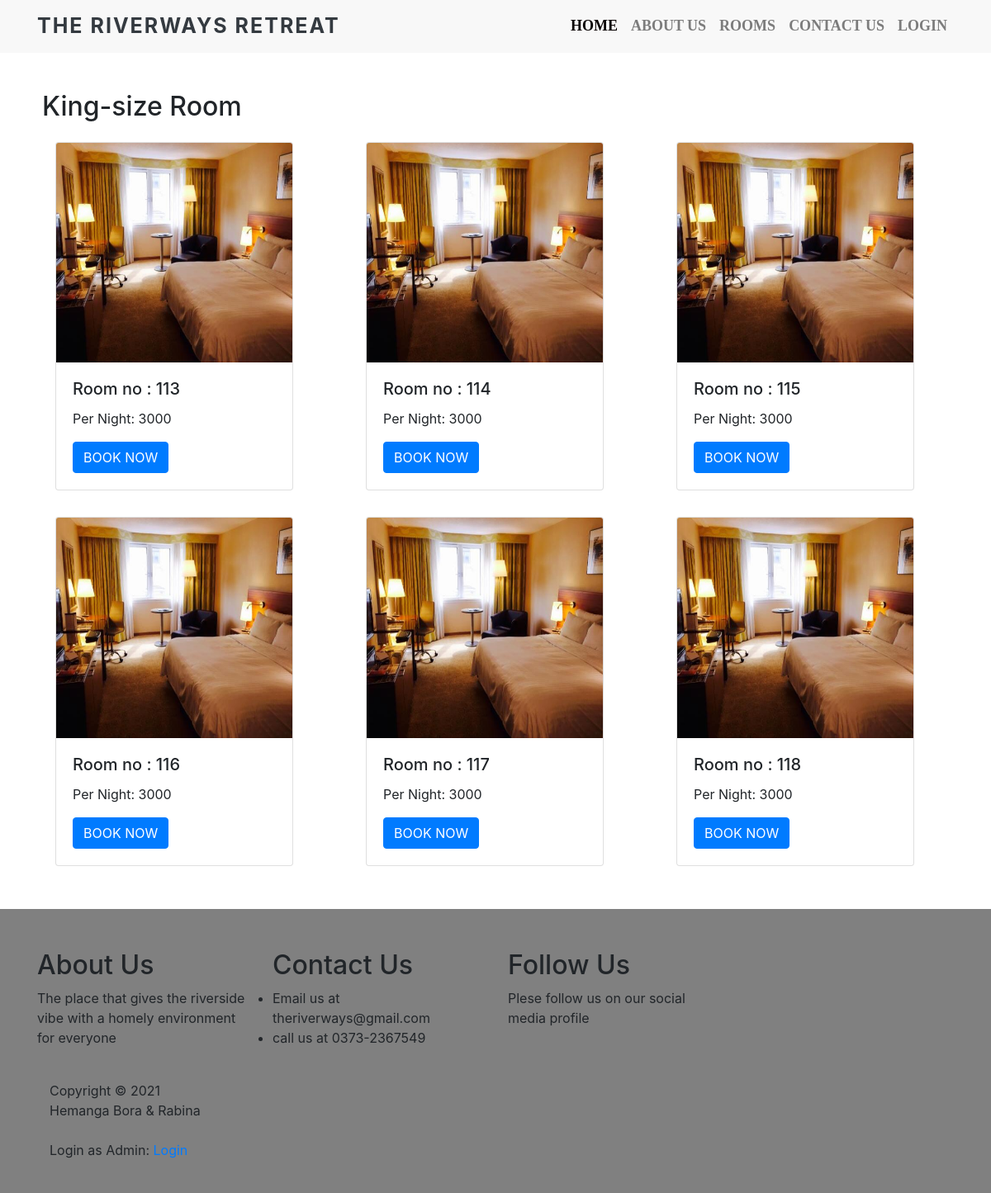
The app's page /king.php, older data.
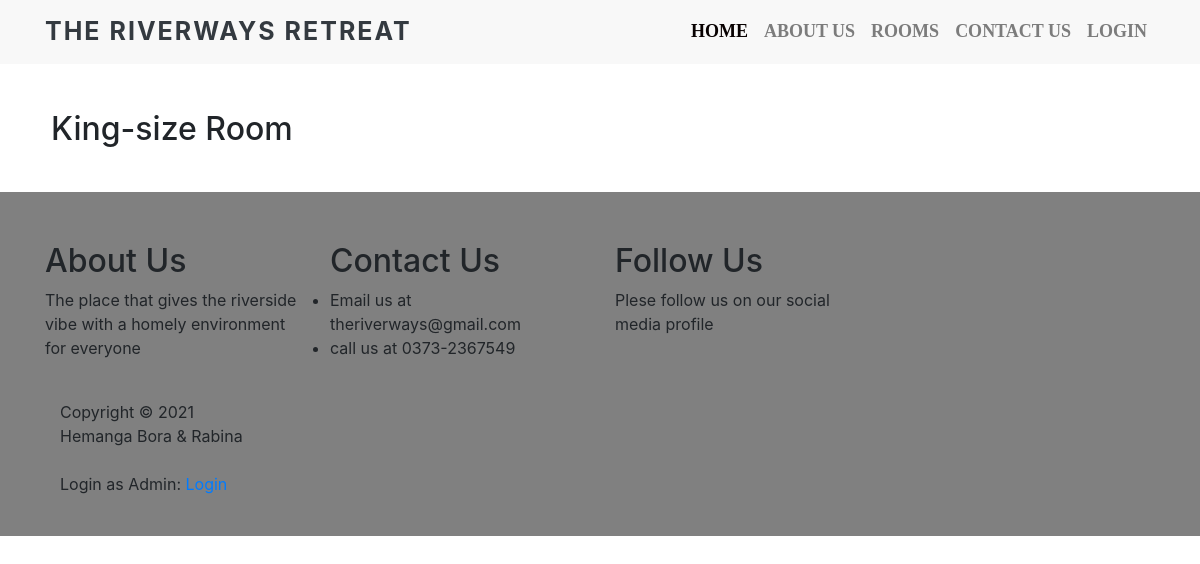
The same page, newer data.
### tables this page shows
CREATE TABLE `room_table` (
  `Roomid` int(8) UNSIGNED NOT NULL,
  `RoomNo` mediumint(9) DEFAULT NULL,
  `RoomType` text DEFAULT NULL,
  `RoomPrice` text DEFAULT NULL,
  `Room_status` int(11) NOT NULL DEFAULT 0
);

### king.php (the view, shortened to what this page needs)
<?php
include('Database.php');
?>
<!DOCTYPE html>
<html lang="en">
<head>
  <link rel="stylesheet" href="https://stackpath.bootstrapcdn.com/bootstrap/4.5.2/css/bootstrap.min.css">
  <link rel="stylesheet" href="style.css">
</head>
<body>
  <nav class="navbar navbar-expand-lg navbar-light fixed-top">
    <div class="container">
      <a class="navbar-brand text-dark" href="#">The RIVERWAYS RETREAT</a>
      <div class="collapse navbar-collapse" id="navbarSupportedContent">
        <ul class="navbar-nav ml-auto">
          <li class="nav-item active">
            <a class="nav-link" href="/">Home</a>
          </li>
          <li class="nav-item">
            <a class="nav-link" href="/#about">About Us</a>
          </li>
          <li class="nav-item">
            <a class="nav-link" href="/#room">Rooms</a>
          </li>
          <li class="nav-item">
            <a class="nav-link" href="/#contactus">Contact Us</a>
          </li>
          <?php
          if(!$_SESSION["uid"])
          {
            echo '
            <li class="nav-item">
            <a class="nav-link" href="Login.php">Login</a>
             </li>';
          }
          else
          {
            echo '
            <li class="nav-item">
            <a class="nav-link" href="account.php">'.$_SESSION["uname"].'</a>
            </li>';
          }
          ?>
        </ul>
      </div>
    </div>
  </nav>
  <div class="cards" id="room">
    <div class="container">
      <h2>King-size Room</h2>
      <div class="row">
        <?php
        $sql2 = "SELECT * FROM `room_table` where `Room_status` = 0 AND `RoomType` = 'King Size Bed' ORDER BY `RoomNo` ASC";
        $data2 = $conn->query($sql2);
				while($row = $data2->fetch_assoc()){
           echo ' <div class="col m-3">
                <div class="card" style="width: 18rem;">
                    <img src="image/x3.jpg" class="card-img-top" alt="...">
                    <div class="card-body">
                        <h5 class="card-title">Room no : '.$row["RoomNo"].'</h5>
                        <p class="card-text">Per Night: '.$row["RoomPrice"].'</p>
                            <form action="Booking.php" method="POST">
                            <input type="hidden" name="roomno" value='.$row["RoomNo"].'>
                            <input type="hidden" name="roomid" value='.$row["Roomid"].'>
                            <input type="hidden" name="roomtype" value='.$row["RoomType"].'>
                            <input type="hidden" name="RoomPrice" value='.$row["RoomPrice"].'>
                        <button class="btn btn-primary" name="bookroom" type="submit">BOOK NOW</button>
                        </form>
                    </div>
                </div>
            </div>';
        }
            ?>
      </div>
    </div>
  </div>
 <footer>
    <div class="footer-bottom">
      <div class="container">
        <div class="row">
          <div class="col-md-3 col-sm-6 col-xs-12 segment-one">
            <h2>About Us</h2>
            <p>The place that gives the riverside vibe with a homely environment for everyone</p>
          </div>
          <div class="col-md-3 col-sm-6 col-xs-12 segment-two">
            <h2>Contact Us</h2>
            <ul>
              <li><a href="#"></a>Email us at theriverways@gmail.com</li>
              <li><a href="#"></a>call us at 0373-2367549</li>
            </ul>
          </div>
          <div class="col-md-3 col-sm-6 col-xs-12 segment-three">
            <h2>Follow Us </h2>
            <p>Plese follow us on our social media profile</p>
          </div>
        </div>
        <div class="col-md-3 col-sm-6">
          <div class="copyright-text">
            <p><br>Copyright &copy; 2021 <br>Hemanga Bora & Rabina
              <br><br>Login as Admin: <a href="/admin/">Login</a></p>
          </div>
        </div>
      </div>
    </div>
  </footer>
</body>
</html>

Row changes from the older to the newer data that the page shows:
removed room_table: RoomNo "113", RoomPrice "3000"
removed room_table: RoomNo "114", RoomPrice "3000"
removed room_table: RoomNo "115", RoomPrice "3000"
removed room_table: RoomNo "116", RoomPrice "3000"
removed room_table: RoomNo "117", RoomPrice "3000"
removed room_table: RoomNo "118", RoomPrice "3000"
